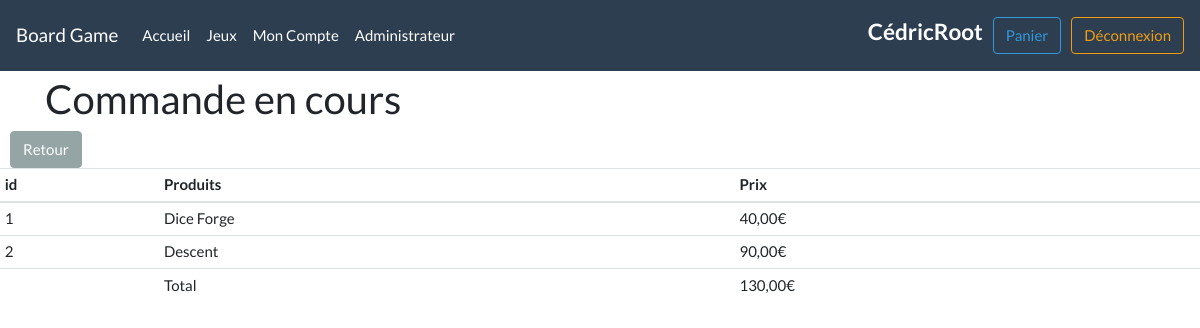
Before: /orderInfoDetailsCustomer?id=1&statutId=6 (signed in) with the older database file.
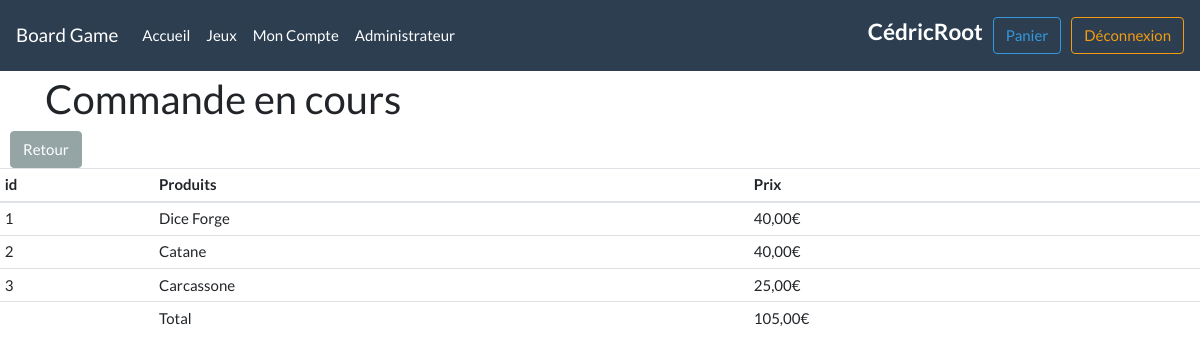
After: the same page with the newer database file.
### tables this page shows
CREATE TABLE orderDetails(
id INT AUTO_INCREMENT PRIMARY KEY,
orderId INT,
productId INT,
price DOUBLE (6,3),
FOREIGN KEY (orderId) REFERENCES orders (idOrder),
FOREIGN KEY (productId) REFERENCES products (id)
);

CREATE TABLE products(
id INT AUTO_INCREMENT PRIMARY KEY,
productName VARCHAR(100) NOT NULL UNIQUE,
price DOUBLE (6,3) NOT NULL,
categorieId INT,
description VARCHAR(100),
imageLink VARCHAR(200),
FOREIGN KEY (categorieId) REFERENCES categories (id)
);

### controllers/orderInfoDetailsCustomer.php (called while the page is built, shortened)
<?php
require 'models/product.php';
require 'models/orderDetails.php';
$orderId = $_GET['id'];
$orderDetails = OrderDetails::getOne($orderId);
$total = 0;
foreach ($orderDetails as $info) {
  $total += $info->getPrice();
}
require 'views/orderInfoDetailsCustomer.php';
?>

### models/orderDetails.php (called while the page is built, shortened)
<?php
Class OrderDetails{
  private $id;
  private $price;
  public static function getOne(int $id){
    $pdo = DataBase::connect();
    $response = $pdo->prepare("SELECT * FROM orderDetails WHERE orderId = :id");
    $response->execute(array(':id' => $id));
    $response->setFetchMode( PDO::FETCH_CLASS, "OrderDetails");
    $data = $response->fetchAll();
    return $data;
  }
  public function getId(){
    return $this->id;
  }
  public function getPrice(){
    return $this->price;
  }
}
?>

### models/product.php (called while the page is built, shortened)
<?php
Class Product{
  private $productName;
  public static function getProduct(int $id){
    $pdo = DataBase::connect();
    $response = $pdo->prepare("SELECT * FROM products WHERE id = :id");
    $response->execute(array(':id' => $id));
    $response->setFetchMode( PDO::FETCH_CLASS, "Product");
    $data = $response->fetch();
    return $data;
  }
  public function getProductName(){
    return $this->productName;
  }
}
?>

### views/orderInfoDetailsCustomer.php (the view)
<?php
require 'layout/header.php';
?>
<h2>Commande en cours</h2>
</div>
<table class="table table-sm">
  <thead>
    <tr>
      <th scope="col">id</th>
      <th scope="col">Produits</th>
      <th scope="col">Prix</th>
    </tr>
  </thead>
  <tbody>
<?php
foreach($orderDetails as $line){
  $product = Product::getProduct($line->getProductId());
  echo '<tr>';
    echo '<td>' . $line->getId() . '</td>';
    echo '<td>' . $product->getProductName() . '</td>';
    echo '<td>' . number_format($line->getPrice(), 2, ',', ' ') . '€</td>';
    echo '</tr>';
}
echo '<tr>';
echo '<td></td>';
echo '<td>Total</td>';
echo '<td>' . number_format($total, 2, ',', ' ') . '€</td>';
echo '</tr>';
echo '<a href="account?case=orders"><button type="button" class="btn btn-secondary">Retour</button></a>';
?>
  </tbody>
</table>
<?php
require 'layout/footer.php';
?>

Changed rows visible on the page:
changed orderdetails id 2: productId.productName "Descent" → "Catane"; price "90,00" → "40,00"
now on this page (row edited): orderdetails: id "3", productId.productName "Carcassone", price "25,00"
Other visible differences:
$total: "130,00" → "105,00"
